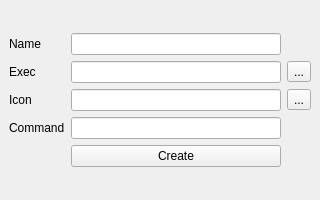
<?xml version="1.0" encoding="UTF-8"?>
<ui version="4.0">
 <class>mainWindow</class>
 <widget class="QMainWindow" name="mainWindow">
  <property name="enabled">
   <bool>true</bool>
  </property>
  <property name="geometry">
   <rect>
    <x>0</x>
    <y>0</y>
    <width>320</width>
    <height>200</height>
   </rect>
  </property>
  <property name="minimumSize">
   <size>
    <width>320</width>
    <height>200</height>
   </size>
  </property>
  <property name="maximumSize">
   <size>
    <width>320</width>
    <height>200</height>
   </size>
  </property>
  <property name="windowTitle">
   <string>Create ShortCut</string>
  </property>
  <property name="windowIcon">
   <iconset>
    <normaloff>../img/icon.png</normaloff>../img/icon.png</iconset>
  </property>
  <widget class="QWidget" name="centralwidget">
   <layout class="QGridLayout" name="gridLayout_2">
    <item row="0" column="0">
     <layout class="QGridLayout" name="gridLayout">
      <item row="3" column="1">
       <widget class="QLineEdit" name="lineEdit_Exec"/>
      </item>
      <item row="3" column="2">
       <widget class="QToolButton" name="toolButton_Exec">
        <property name="text">
         <string>...</string>
        </property>
       </widget>
      </item>
      <item row="4" column="2">
       <widget class="QToolButton" name="toolButton_Icon">
        <property name="text">
         <string>...</string>
        </property>
       </widget>
      </item>
      <item row="4" column="0">
       <widget class="QLabel" name="label_Icon">
        <property name="text">
         <string>Icon</string>
        </property>
       </widget>
      </item>
      <item row="3" column="0">
       <widget class="QLabel" name="label_Name">
        <property name="text">
         <string>Exec</string>
        </property>
       </widget>
      </item>
      <item row="1" column="1">
       <widget class="QLineEdit" name="lineEdit_Name"/>
      </item>
      <item row="5" column="0">
       <widget class="QLabel" name="label_Command">
        <property name="text">
         <string>Command</string>
        </property>
       </widget>
      </item>
      <item row="1" column="0">
       <widget class="QLabel" name="label_Exec">
        <property name="text">
         <string>Name</string>
        </property>
       </widget>
      </item>
      <item row="4" column="1">
       <widget class="QLineEdit" name="lineEdit_Icon"/>
      </item>
      <item row="5" column="1">
       <widget class="QLineEdit" name="lineEdit_Command"/>
      </item>
      <item row="6" column="1">
       <widget class="QPushButton" name="pushButton_Create">
        <property name="text">
         <string>Create</string>
        </property>
       </widget>
      </item>
     </layout>
    </item>
   </layout>
  </widget>
 </widget>
 <resources/>
 <connections/>
</ui>
